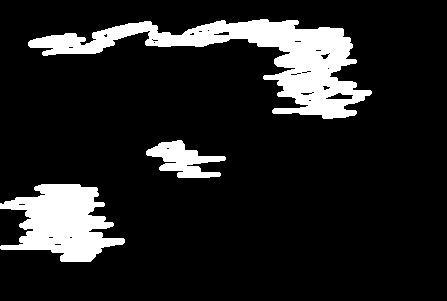
#> input picture temp/COSC 344 Assignment 5/bwimage.png, 447 x 301 px
$ python Q3.py
#> lines starting #> are read from the running program, lines starting #| are printed output that depends on the picture; after the words box and inside, x2 and y2 are one past the last pixel; in counts of white or black regions, pixels touching at a corner belong together
import matplotlib.pyplot as plt
import cv2 as cv
import numpy as np
from scipy import ndimage

img = cv.imread("bwimage.png", cv.IMREAD_GRAYSCALE) # read image
#> img: shape (301, 447); 13.2% white; 3 white regions, box (x1, y1, x2, y2) and area: (28, 19, 372, 119) 10446, (0, 184, 125, 262) 5780, (146, 140, 226, 178) 1534
_, bw = cv.threshold(img, 127, 1, cv.THRESH_BINARY) # binarize image to 0s and 1s

labels, num = ndimage.label(bw)
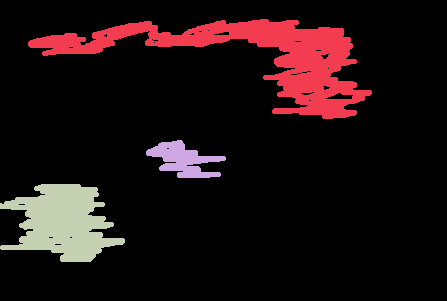
#> labels: shape (301, 447) int32; 4 distinct labels, from 0 to 3; one colour per label, 0 black
#> num = 3
labeled_gray = (labels * (255 / labels.max())).astype(np.uint8) # label image in grayscale
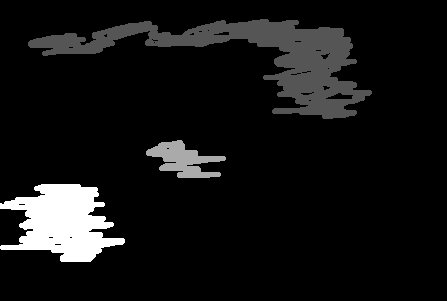
#> labeled_gray: shape (301, 447); min 0, max 255, mean 19.5

scaled = (labels.astype(np.float32) / labels.max() * 255).astype(np.uint8) # scale labels to 0-255

colored = cv.applyColorMap(scaled, cv.COLORMAP_JET) # apply colormap
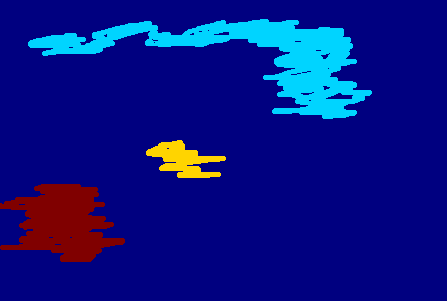
#> colored: shape (301, 447, 3); mean B, G, R 130.9, 18.9, 8.4
colored = cv.cvtColor(colored, cv.COLOR_BGR2RGB) # convert BGR to RGB

colored[labels == 0] = [255, 255, 255] # set background to white
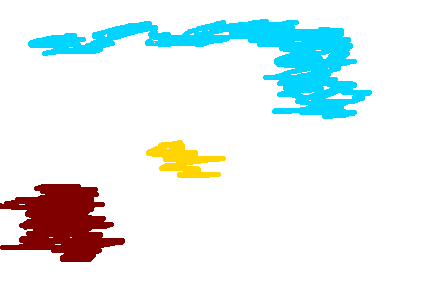
#> colored: shape (301, 447, 3); mean R, G, B 229.7, 240.2, 241.1

cog = []
for i in range(1, num + 1):
    ys, xs = np.where(labels == i)
    cy = int(ys.mean())
    cx = int(xs.mean())
    cog.append((cx, cy)) # center of gravity coordinates
#> this loop made 3 passes
#> (cy, cx) on passes 1 to 3: (56, 251), (159, 182), (222, 62)
#> after the loop, cog = [(251, 56), (182, 159), (62, 222)]

marked = colored.copy()

for cx,cy in cog:
    cv.drawMarker(marked, (cx, cy), (255, 0, 0), markerType=cv.MARKER_CROSS, markerSize=10, thickness=1) # mark centroids
#> this loop made 3 passes
#> marked: shape (301, 447, 3); 0.05% of pixels changed, all inside (x1, y1, x2, y2) = (57, 51, 257, 228)

plt.figure(figsize=(8, 8))

plt.subplot(2, 2, 1)
plt.imshow(img, cmap='gray')
plt.title("Original Image")
plt.axis("off")

plt.subplot(2, 2, 2)
plt.imshow(labeled_gray, cmap='gray')
plt.title("Labeled Image")
plt.axis("off")

plt.subplot(2, 2, 3)
plt.imshow(colored)
plt.title("Color Labeled Image")
plt.axis("off")

plt.subplot(2, 2, 4)
plt.imshow(marked)
plt.title("Centroid Annotation")
plt.axis("off")

plt.show()

$ run again, with temp/COSC 344 Assignment 5/blob.png copied over temp/COSC 344 Assignment 5/bwimage.png
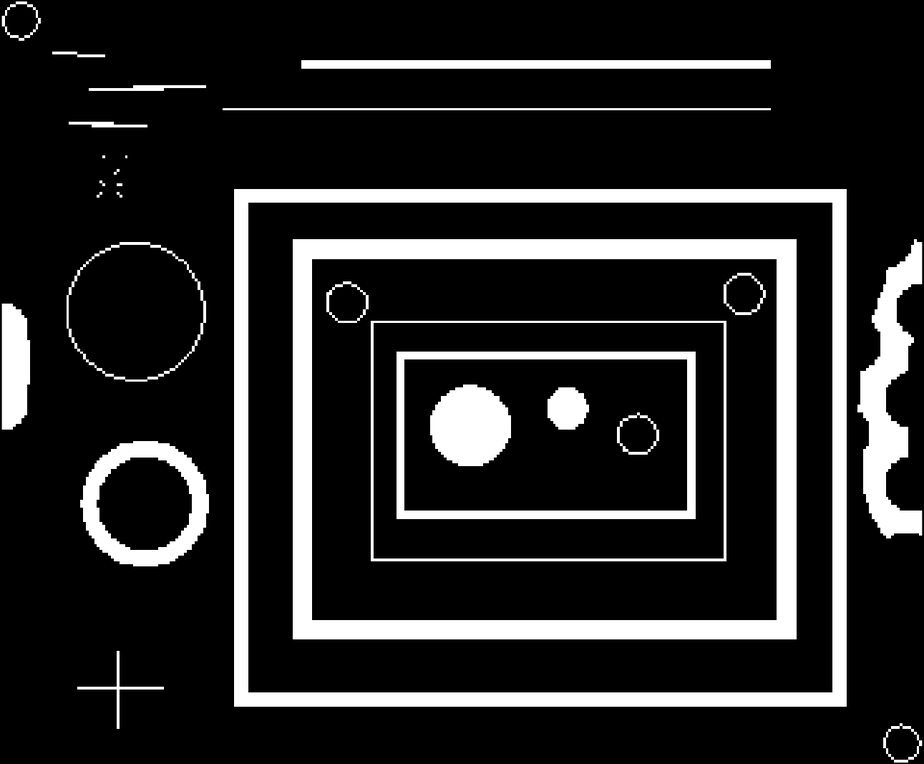
#> input picture temp/COSC 344 Assignment 5/blob.png, 924 x 764 px, shrunk from 1291 x 1067 before the run
#> img is the input picture: shape (764, 924); min 0, max 255, mean 39.4
#> bw: shape (764, 924); values 0 (black) and 1 (white), 15.4% white; 29 white regions (7 under 20 px), largest, box (x1, y1, x2, y2) and area: (293, 239, 797, 639) 33736, (234, 189, 847, 707) 31958, (857, 239, 922, 538) 8712
#> `labels, num = ndimage.label(bw)`:
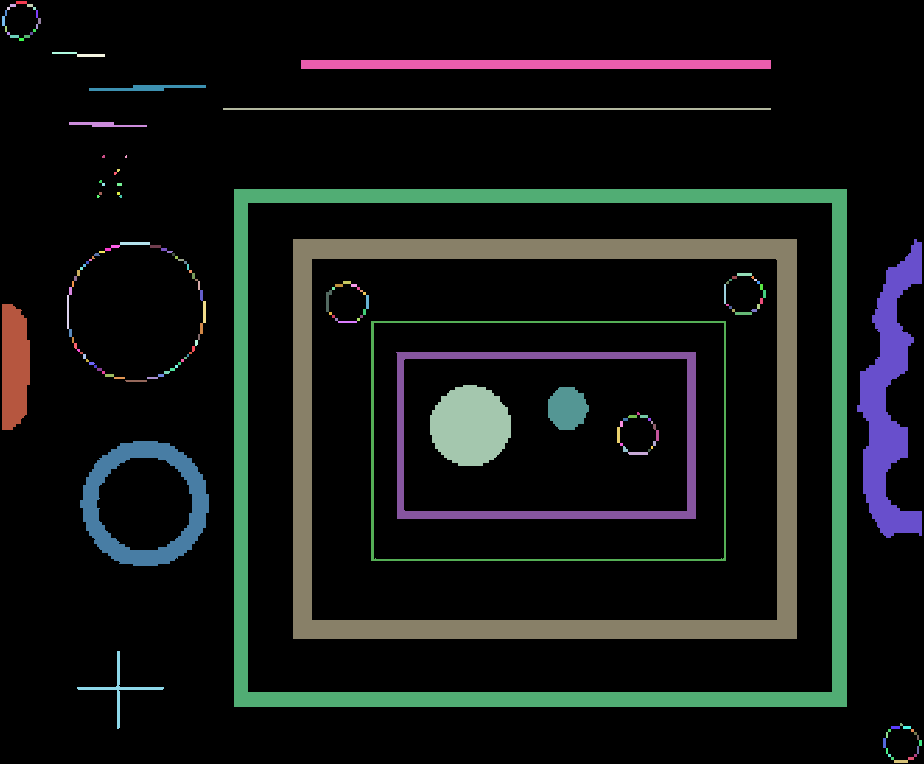
#> labels: shape (764, 924) int32; 168 distinct labels, from 0 to 167; one colour per label, 0 black
#> num = 167
#> the loop `for i in range(1, num + 1):` made 167 passes
#> (ys, xs, cy, cx) on passes 4 to 6: ([7, 7, 7, 8, 8, 8, 9, 9, 9], [7, 8, 9, 7, 8, 9, 7, 8, 9], 8, 8), ([7, 7, 7, 8, 8, 8, 9, 9, 9], [33, 34, 35, 33, 34, 35, 33, 34, 35], 8, 34), ([10, 10, 11, 11, 12, 12, 13, 13, 14, 14, 15, 15], [5, 6, 5, 6, 5, 6, 5, 6, 5, 6, 5, 6], 12, 5)
#> after the loop `for i in range(1, num + 1):`: cog = 167 pairs, first value 3 to 920, second value 2 to 761
#> the loop `for cx,cy in cog:` made 167 passes
#> (cx, cy) on passes 1 to 3: (21, 2), (12, 5), (29, 5)
#> after the loop `for cx,cy in cog:`:
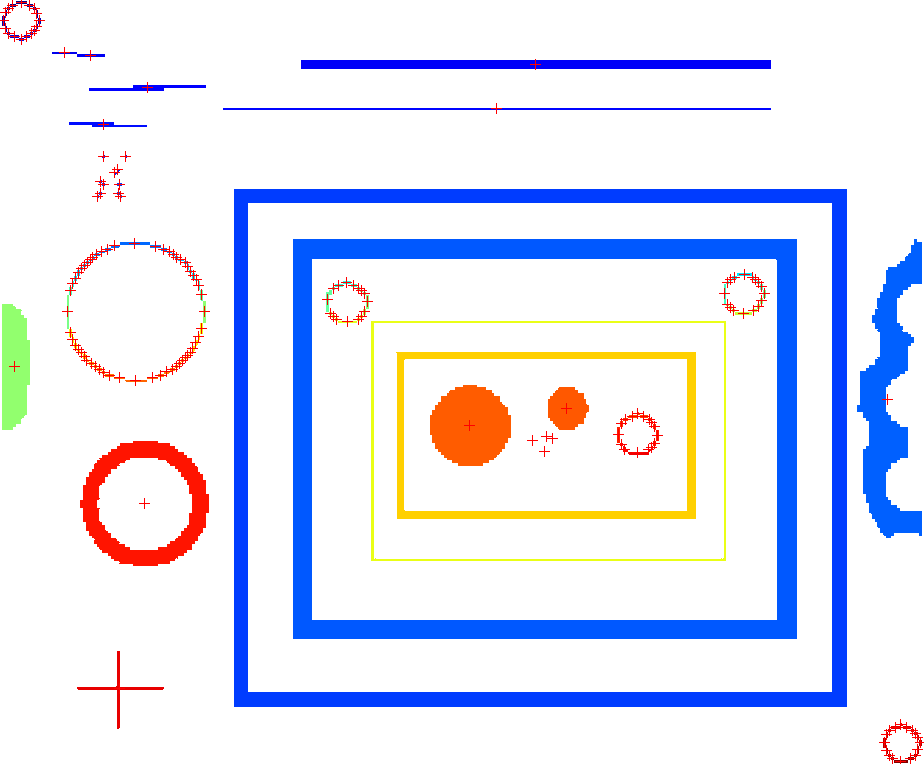
#> marked: shape (764, 924, 3); mean R, G, B 225.1, 228.6, 244.9
